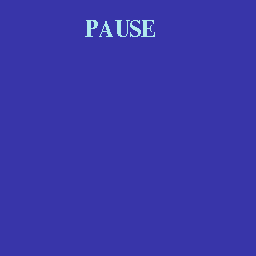

Tiled map render using the project's own tile images. Description and the whole map definition, tile-layer contents included, below:
An orthogonal 32x32 tile map with 8x8 px tiles, 1 tile layer (Tile Layer 1).

<map version="1.10" tiledversion="1.11.2" orientation="orthogonal" renderorder="right-down" width="32" height="32" tilewidth="8" tileheight="8" infinite="0" nextlayerid="2" nextobjectid="1">
 <tileset firstgid="1" source="pause.tsx" />
 <layer id="1" name="Tile Layer 1" width="32" height="32">
  <data encoding="csv">
1,2,1,2,1,2,1,2,1,2,1,2,1,2,1,2,1,2,1,2,1,2,1,2,1,2,1,2,1,2,1,2,
31,32,31,32,31,32,31,32,31,32,31,32,31,32,31,32,31,32,31,32,31,32,31,32,31,32,31,32,31,32,31,32,
1,2,1,2,1,2,1,2,1,2,71,72,73,74,75,76,77,78,79,80,1,2,1,2,1,2,1,2,1,2,1,2,
31,32,31,32,31,32,31,32,31,32,101,102,103,104,105,106,107,108,109,110,31,32,31,32,31,32,31,32,31,32,31,32,
1,2,1,2,1,2,1,2,1,2,131,132,133,134,135,136,137,138,139,140,1,2,1,2,1,2,1,2,1,2,1,2,
31,32,31,32,31,32,31,32,31,32,161,162,163,164,165,166,167,168,169,170,31,32,31,32,31,32,31,32,31,32,31,32,
1,2,1,2,1,2,1,2,1,2,1,2,1,2,1,2,1,2,1,2,1,2,1,2,1,2,1,2,1,2,1,2,
31,32,31,32,31,32,31,32,31,32,31,32,31,32,31,32,31,32,31,32,31,32,31,32,31,32,31,32,31,32,31,32,
1,2,1,2,1,2,1,2,1,2,1,2,1,2,1,2,1,2,1,2,1,2,1,2,1,2,1,2,1,2,1,2,
31,32,31,32,31,32,31,32,31,32,31,32,31,32,31,32,31,32,31,32,31,32,31,32,31,32,31,32,31,32,31,32,
1,2,1,2,1,2,1,2,1,2,1,2,1,2,1,2,1,2,1,2,1,2,1,2,1,2,1,2,1,2,1,2,
31,32,31,32,31,32,31,32,31,32,31,32,31,32,31,32,31,32,31,32,31,32,31,32,31,32,31,32,31,32,31,32,
1,2,1,2,1,2,1,2,1,2,1,2,1,2,1,2,1,2,1,2,1,2,1,2,1,2,1,2,1,2,1,2,
31,32,31,32,31,32,31,32,31,32,31,32,31,32,31,32,31,32,31,32,31,32,31,32,31,32,31,32,31,32,31,32,
1,2,1,2,1,2,1,2,1,2,1,2,1,2,1,2,1,2,1,2,1,2,1,2,1,2,1,2,1,2,1,2,
31,32,31,32,31,32,31,32,31,32,31,32,31,32,31,32,31,32,31,32,31,32,31,32,31,32,31,32,31,32,31,32,
1,2,1,2,1,2,1,2,1,2,1,2,1,2,1,2,1,2,1,2,1,2,1,2,1,2,1,2,1,2,1,2,
31,32,31,32,31,32,31,32,31,32,31,32,31,32,31,32,31,32,31,32,31,32,31,32,31,32,31,32,31,32,31,32,
1,2,1,2,1,2,1,2,1,2,1,2,1,2,1,2,1,2,1,2,1,2,1,2,1,2,1,2,1,2,1,2,
31,32,31,32,31,32,31,32,31,32,31,32,31,32,31,32,31,32,31,32,31,32,31,32,31,32,31,32,31,32,31,32,
1,2,1,2,1,2,1,2,1,2,1,2,1,2,1,2,1,2,1,2,1,2,1,2,1,2,1,2,1,2,1,2,
31,32,31,32,31,32,31,32,31,32,31,32,31,32,31,32,31,32,31,32,31,32,31,32,31,32,31,32,31,32,31,32,
1,2,1,2,1,2,1,2,1,2,1,2,1,2,1,2,1,2,1,2,1,2,1,2,1,2,1,2,1,2,1,2,
31,32,31,32,31,32,31,32,31,32,31,32,31,32,31,32,31,32,31,32,31,32,31,32,31,32,31,32,31,32,31,32,
1,2,1,2,1,2,1,2,1,2,1,2,1,2,1,2,1,2,1,2,1,2,1,2,1,2,1,2,1,2,1,2,
31,32,31,32,31,32,31,32,31,32,31,32,31,32,31,32,31,32,31,32,31,32,31,32,31,32,31,32,31,32,31,32,
1,2,1,2,1,2,1,2,1,2,1,2,1,2,1,2,1,2,1,2,1,2,1,2,1,2,1,2,1,2,1,2,
31,32,31,32,31,32,31,32,31,32,31,32,31,32,31,32,31,32,31,32,31,32,31,32,31,32,31,32,31,32,31,32,
1,2,1,2,1,2,1,2,1,2,1,2,1,2,1,2,1,2,1,2,1,2,1,2,1,2,1,2,1,2,1,2,
31,32,31,32,31,32,31,32,31,32,31,32,31,32,31,32,31,32,31,32,31,32,31,32,31,32,31,32,31,32,31,32,
1,2,1,2,1,2,1,2,1,2,1,2,1,2,1,2,1,2,1,2,1,2,1,2,1,2,1,2,1,2,1,2,
31,32,31,32,31,32,31,32,31,32,31,32,31,32,31,32,31,32,31,32,31,32,31,32,31,32,31,32,31,32,31,32
</data>
 </layer>
</map>
